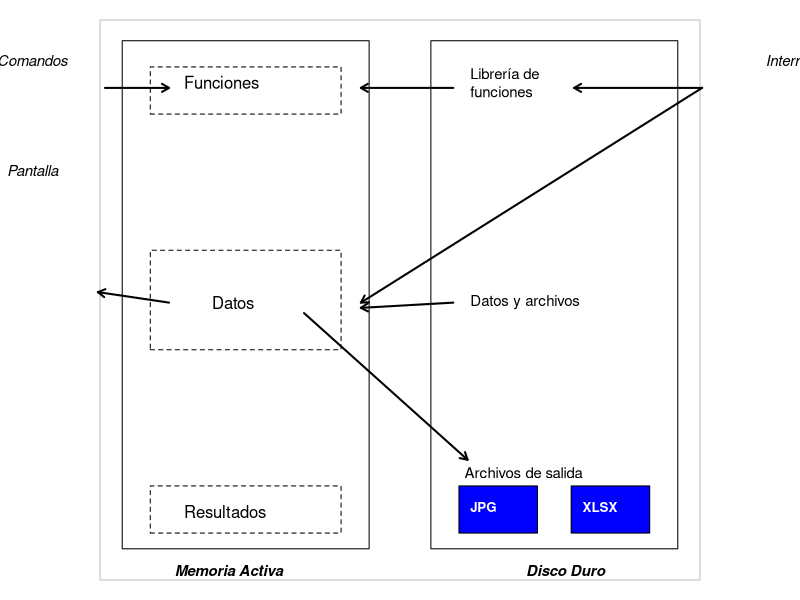

Recreate this plot in R.
## ---- chunk 1
nombre<- "Carlos Ivan"
apellido<- "Espinosa Iñiguez"
matriz<- matrix(1:20, 5,4)

## ---- chunk 2

x <- 1:100
y <- 1:100 

par(mar=c(1,5,1,5))
plot(x, y, type="n", ann=FALSE,axes=FALSE, col="grey") 
box(col="grey")
rect(min(x), min(y)+2, max(x)-55, max(y))
rect(min(x)+55, min(y)+2, max(x), max(y))

rect(min(x)+5, min(y)+5, max(x)-60, max(y)-85, lty="dashed")
rect(min(x)+5, min(y)+40, max(x)-60, max(y)-40, lty="dashed")
rect(min(x)+5, min(y)+85, max(x)-60, max(y)-5, lty="dashed")

text(12,10, "Resultados", adj=0)
text(17,50, "Datos", adj=0)
text(12,92, "Funciones", adj=0)

text(62,17.5, "Archivos de salida", adj=0, cex=0.9)
rect(min(x)+60, min(y)+5, max(x)-25, max(y)-85,  col="blue")
rect(min(x)+80, min(y)+5, max(x)-5, max(y)-85,  col="blue")
text(63, 11, "JPG", col="white", font=2, adj=0, cex=0.8)
text(83, 11, "XLSX", col="white", font=2, adj=0, cex=0.8)

text(63, 50, "Datos y archivos", col="black", adj=0, cex=0.9)
text(63, 92, "Librería de 
funciones", col="black", adj=0, cex=0.9)

mtext("Internet", side=3, line =-2.5,col="black", font=3, at=120, cex=0.9)
mtext("Comandos", side=3, line =-2.5,col="black", font=3, at=-15, cex=0.9)
mtext("Pantalla", side=3, line =-8,col="black", font=3, at=-15, cex=0.9)

mtext("Memoria Activa", side=1, line =-1,col="black", font=4, at=20, cex=0.9)
mtext("Disco Duro", side=1, line =-1,col="black", font=4, at=80, cex=0.9)

par(new=TRUE)
par(mar=c(1,1,1,1))
plot(x, y, type="n", ann=FALSE,axes=FALSE, col="grey") 
arrows(93, 91, 75, 91, length=0.08,angle=30,lwd=2)
arrows(93, 91, 45, 50, length=0.08,angle=30,lwd=2)

arrows(58, 91, 45, 91, length=0.08,angle=30,lwd=2)
arrows(58, 50, 45, 49, length=0.08,angle=30,lwd=2)

arrows(9, 91, 18, 91, length=0.08,angle=30,lwd=2)
arrows(8, 52, 18, 50, code=1, length=0.08,angle=30,lwd=2)
arrows(37, 48, 60, 20, length=0.08,angle=30,lwd=2)

## ---- chunk 3

profe <- "Carlos Iván"

profe

## ---- chunk 4
Notas <- c(rep(10,5), rep(7,3), rep(8.5, 12))
## ---- chunk 5
Notas
## ---- chunk 6
Choco <- 7 #rinde 60 chocolates
Nuez <- 2.5 #rinde 40 chocolates
D.leche <- 2 #rinde 50 chocolates
Empa <- 0.10 #por cada chocolate

#¿Cuánto cuesta cada chocolate?

costo <- (Choco/60)+(Nuez/40)+(D.leche/50)+Empa
costo

#¿Cuanto debo sumar si quiero ganar el 30%?

ganancia <- costo*0.3
ganancia

#¿Cuánto cuesta cada chocolate?

pvp<- costo+ganancia
pvp

#¿Cuantos chocolates debo vender si quiero ganar 100 USD mensuales?

venta<- 100/ganancia
venta

## ---- chunk 7
negocio <- function(C,N,D,E,G){
  x <- (C/60)+(N/40)+(D/50)+E
  y <- x*G
  z <- x+y
  
  neg <- c(x,y,z)
  names(neg) <- c("costo", "ganancia", "PVP")
  return(neg)
}

#Veamos cuanto cuesta el chocolate

negocio(C=7,N=25,D=2,E=0.10, G=0.3)

#Ahora puede cambiar el costo de cualquiera de 
#los elementos y tendrá automáticamente los parámetros
#de su negocio

## ---- chunk 8

d <- 3.5
e <- 8L
l <- e>d
c <- "a"

d;e;l;c
## ---- chunk 9
is.double(d); is.double(e); is.double(l)
is.integer(d); is.integer(e); is.integer(l)
is.logical(d); is.logical(l); is.logical(c)
is.character(d); is.character(l); is.character(c)

## ---- chunk 10
typeof(d); typeof(l); typeof(c)
## ---- chunk 11
library(knitr)
xt <- matrix(c("Atomic vector", "Matrix", "Array", "List", "Data frame"," "),3,2)
colnames(xt) <- c("Homogéneos", "Heterogéneos")
rownames(xt) <- c("1d", "2d", "nd")

kable(xt, caption = "Estructura de objetos. Fuente: Wickham, 2014")
## ---- chunk 12

a <- 5:12 #vector numérico
b <- a>=6&a<=10 #vector lógico
c <- c(letters[1:10]) #vector de carácter

a;b;c

## ---- chunk 13
mode(a);mode(b);mode(c)

## ---- chunk 14

secA<- seq(from=10, to=290, by=20)
secA
## ---- chunk 15
repA <- rep(1:5, 3) #Repite la secuencia de uno a cinco, tres veces 

repB <- rep (1:5, c(3,2,7,2,8)) #Repite para cada número de la secuencia las veces indicada por el vector de repetición.

repC <- rep(letters[1:3], 3) #Repite las letras de uno a tres, tres veces

repA; repB; repC

## ---- chunk 16

pasA <- paste(LETTERS[8:16], 1:8, sep="_")

#Algo más complicado

pasB <- paste(letters[1:9], rep(1:3, 3), sep="a" )

pasA; pasB
## ---- chunk 17
a <- c(2,5,7,5,3, 7, "a")
typeof(a)
a
## ---- chunk 18
al <- a=="a"
al

sum(al)
## ---- chunk 19

cat <- rep(c("alto", "medio", "bajo"), c(10, 20,25))

cat <- factor(cat) 

levels(cat)

## ---- chunk 20

cat1 <- relevel(cat, ref = "bajo")

cat2 <- factor(cat, levels = c("bajo", "medio", "alto"))

cat1; cat2
## ---- chunk 21

cat3 <- cat
levels(cat3) <- list(no.contaminado = "bajo", contaminado= c("medio", "alto"))
cat3

## ---- chunk 22
x <- 1:100 # Porcentaje de contaminación

xcat <- cut(x, breaks = c(0, 30, 70, 100))
xcat1 <- cut(x, breaks = c(0, 30, 70, 100), labels=c("bajo", "medio", "alto"))

## ---- chunk 23
listA <- list("a", "b", c(1))
listA
## ---- chunk 24
listA <- list(1:5, list(rep(1,3)), list("a", "b", "c", list(rep("a",3))))
str(listA)
## ---- chunk 25
unlist(listA)
## ---- chunk 26
mat <- matrix(1:9, 3, 3, byrow = FALSE)
mat
mode(mat)
class(mat)
## ---- chunk 27

dim(x) <- c(10, 10)
x

## ---- chunk 28

cont <- round(rnorm(20, 60, 20), 0)
catcont <- cut(cont, breaks=c(0,30,70,max(cont)))
levels(catcont) <- c("bajo", "medio", "alto") 

conta <- cbind(cont, catcont)
class(conta)
mode(conta)

## ---- chunk 29

conta1 <- data.frame(cont, catcont)
class(conta1)
mode(conta1)

## ---- chunk 30

y <- array(1:9, c(3,3,3))

y

